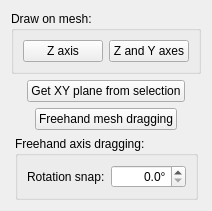
     <widget class="QWidget" name="specialTab" >
      <attribute name="title" >
       <string>Special</string>
      </attribute>
      <layout class="QVBoxLayout" >
       <item>
        <layout class="QHBoxLayout" >
         <item>
          <spacer>
           <property name="orientation" >
            <enum>Qt::Horizontal</enum>
           </property>
           <property name="sizeHint" >
            <size>
             <width>0</width>
             <height>20</height>
            </size>
           </property>
          </spacer>
         </item>
         <item>
          <widget class="QGroupBox" name="drawOnMeshGroupBox" >
           <property name="title" >
            <string>Draw on mesh:</string>
           </property>
           <layout class="QHBoxLayout" >
            <item>
             <widget class="QPushButton" name="drawZAxisOnMeshPushButton" >
              <property name="text" >
               <string>Z axis</string>
              </property>
              <property name="checkable" >
               <bool>true</bool>
              </property>
             </widget>
            </item>
            <item>
             <widget class="QPushButton" name="drawZAndYAxesOnMeshPushButton" >
              <property name="text" >
               <string>Z and Y axes</string>
              </property>
              <property name="checkable" >
               <bool>true</bool>
              </property>
             </widget>
            </item>
           </layout>
          </widget>
         </item>
         <item>
          <spacer>
           <property name="orientation" >
            <enum>Qt::Horizontal</enum>
           </property>
           <property name="sizeHint" >
            <size>
             <width>0</width>
             <height>20</height>
            </size>
           </property>
          </spacer>
         </item>
        </layout>
       </item>
       <item>
        <layout class="QHBoxLayout" >
         <item>
          <spacer>
           <property name="orientation" >
            <enum>Qt::Horizontal</enum>
           </property>
           <property name="sizeHint" >
            <size>
             <width>0</width>
             <height>20</height>
            </size>
           </property>
          </spacer>
         </item>
         <item>
          <widget class="QPushButton" name="getXYPlaneFromSelectionPushButton" >
           <property name="text" >
            <string>Get XY plane from selection</string>
           </property>
          </widget>
         </item>
         <item>
          <spacer>
           <property name="orientation" >
            <enum>Qt::Horizontal</enum>
           </property>
           <property name="sizeHint" >
            <size>
             <width>0</width>
             <height>20</height>
            </size>
           </property>
          </spacer>
         </item>
        </layout>
       </item>
       <item>
        <layout class="QHBoxLayout" >
         <item>
          <spacer>
           <property name="orientation" >
            <enum>Qt::Horizontal</enum>
           </property>
           <property name="sizeHint" >
            <size>
             <width>0</width>
             <height>20</height>
            </size>
           </property>
          </spacer>
         </item>
         <item>
          <widget class="QPushButton" name="freehandMeshDraggingPushButton" >
           <property name="text" >
            <string>Freehand mesh dragging</string>
           </property>
           <property name="checkable" >
            <bool>true</bool>
           </property>
          </widget>
         </item>
         <item>
          <spacer>
           <property name="orientation" >
            <enum>Qt::Horizontal</enum>
           </property>
           <property name="sizeHint" >
            <size>
             <width>0</width>
             <height>20</height>
            </size>
           </property>
          </spacer>
         </item>
        </layout>
       </item>
       <item>
        <layout class="QHBoxLayout" >
         <item>
          <spacer>
           <property name="orientation" >
            <enum>Qt::Horizontal</enum>
           </property>
           <property name="sizeType" >
            <enum>QSizePolicy::MinimumExpanding</enum>
           </property>
           <property name="sizeHint" >
            <size>
             <width>0</width>
             <height>20</height>
            </size>
           </property>
          </spacer>
         </item>
         <item>
          <widget class="QGroupBox" name="snapGroupBox" >
           <property name="sizePolicy" >
            <sizepolicy vsizetype="Preferred" hsizetype="Minimum" >
             <horstretch>0</horstretch>
             <verstretch>0</verstretch>
            </sizepolicy>
           </property>
           <property name="title" >
            <string>Freehand axis dragging:</string>
           </property>
           <layout class="QHBoxLayout" >
            <item>
             <widget class="QLabel" name="snapRotationLabel" >
              <property name="text" >
               <string>Rotation snap:</string>
              </property>
             </widget>
            </item>
            <item>
             <widget class="QDoubleSpinBox" name="snapRotationDoubleSpinBox" >
              <property name="minimumSize" >
               <size>
                <width>75</width>
                <height>0</height>
               </size>
              </property>
              <property name="alignment" >
               <set>Qt::AlignRight|Qt::AlignTrailing|Qt::AlignVCenter</set>
              </property>
              <property name="suffix" >
               <string>°</string>
              </property>
              <property name="decimals" >
               <number>1</number>
              </property>
              <property name="maximum" >
               <double>180.000000000000000</double>
              </property>
             </widget>
            </item>
           </layout>
          </widget>
         </item>
         <item>
          <spacer>
           <property name="orientation" >
            <enum>Qt::Horizontal</enum>
           </property>
           <property name="sizeType" >
            <enum>QSizePolicy::MinimumExpanding</enum>
           </property>
           <property name="sizeHint" >
            <size>
             <width>0</width>
             <height>20</height>
            </size>
           </property>
          </spacer>
         </item>
        </layout>
       </item>
       <item>
        <spacer>
         <property name="orientation" >
          <enum>Qt::Vertical</enum>
         </property>
         <property name="sizeType" >
          <enum>QSizePolicy::MinimumExpanding</enum>
         </property>
         <property name="sizeHint" >
          <size>
           <width>20</width>
           <height>0</height>
          </size>
         </property>
        </spacer>
       </item>
      </layout>
     </widget>
